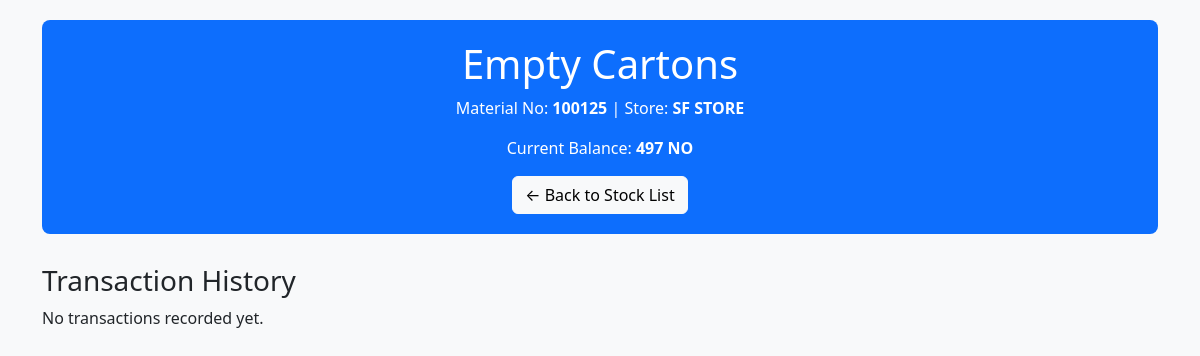
Before: /item/11/ (signed in) with the older database file.
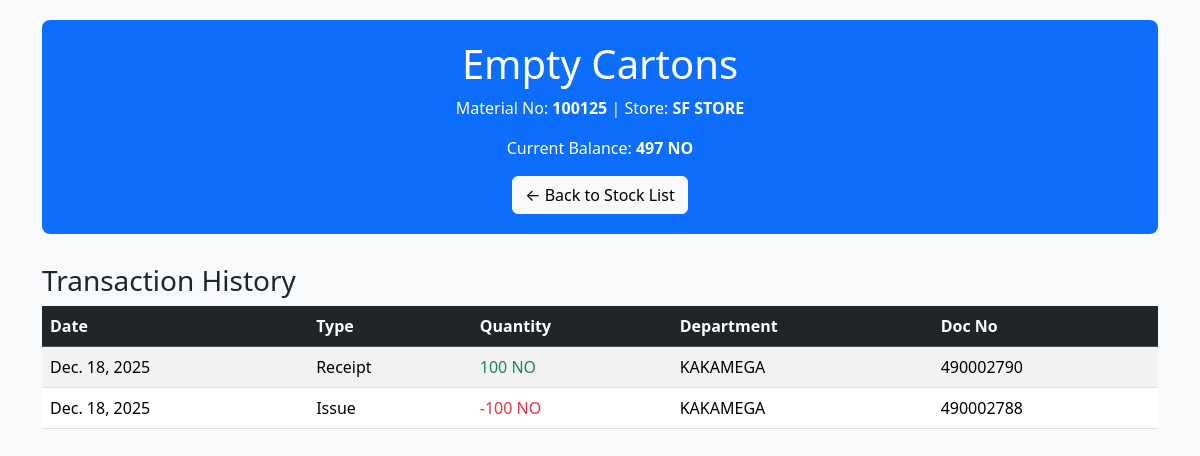
After: the same page with the newer database file.
### core/models.py (models this page shows, shortened)
class Item(models.Model):
    store = models.ForeignKey(Store, on_delete=models.CASCADE, related_name='items')
    material_no = models.CharField(max_length=20, unique=True)  # e.g., 100126
    description = models.CharField(max_length=200)  # e.g., Administration Folders
    unit = models.CharField(max_length=20)  # e.g., PCS, ROLL, NO
    opening_bin_balance = models.IntegerField(default=0)
    opening_physical = models.IntegerField(default=0)
    reorder_quantity = models.IntegerField(default=0)
    reorder_level = models.IntegerField(default=0)
    def current_balance(self):
        total_movement = self.transactions.aggregate(models.Sum('qty'))['qty__sum'] or 0
        return self.opening_bin_balance + total_movement

class Store(models.Model):
    name = models.CharField(max_length=100)  # e.g., SF STORE, COMPUTER STORE

class Transaction(models.Model):
    TYPE_CHOICES = [
        ('Receipt', 'Receipt'),
        ('Issue', 'Issue'),
    ]
    item = models.ForeignKey(Item, on_delete=models.CASCADE, related_name='transactions')
    date = models.DateField(default=timezone.now)
    doc_no = models.CharField(max_length=50, blank=True)
    type = models.CharField(max_length=20, choices=TYPE_CHOICES)
    qty = models.IntegerField()  # Positive for Receipt, Negative for Issue/Loaned
    department = models.CharField(max_length=100, blank=True)

### core/views.py (the view)
# urls.py: path('item/<int:item_id>/', item_detail, name='item_detail'),  # Detail view for each item
@login_required
def item_detail(request, item_id):
        item = get_object_or_404(Item, id=item_id)
        transactions = item.transactions.all().order_by('-date')  # Latest first
        context = {
            'item': item,
            'transactions': transactions,
            'today': timezone.now().strftime("%B %d, %Y"),
        }
        return render(request, 'core/item_detail.html', context)

### templates/core/item_detail.html (shortened to what this page needs)
<!DOCTYPE html>
<html lang="en">
<head>
    {% load django_bootstrap5 %}
    {% bootstrap_css %}
</head>
<body>
    <div class="container">
        <div class="header">
            <h1>{{ item.description }}</h1>
            <p>Material No: <strong>{{ item.material_no }}</strong> | Store: <strong>{{ item.store.name }}</strong></p>
            <p>Current Balance: <strong>{{ item.current_balance }} {{ item.unit }}</strong></p>
            <a href="{% url 'stock_list' %}" class="btn btn-light">← Back to Stock List</a>
        </div>
        <h3>Transaction History</h3>
        {% if transactions %}
        <div class="table-responsive">
            <table class="table table-striped">
                <thead class="table-dark">
                    <tr>
                        <th>Date</th>
                        <th>Type</th>
                        <th>Quantity</th>
                        <th>Department</th>
                        <th>Doc No</th>
                    </tr>
                </thead>
                <tbody>
                    {% for trans in transactions %}
                    <tr>
                        <td>{{ trans.date }}</td>
                        <td>{{ trans.type }}</td>
                        <td class="{% if trans.qty < 0 %}text-danger{% else %}text-success{% endif %}">
    {{ trans.qty }} {{ item.unit }}
</td>
                        <td>{{ trans.department|default:"—" }}</td>
                        <td>{{ trans.doc_no|default:"—" }}</td>
                    </tr>
                    {% endfor %}
                </tbody>
            </table>
        </div>
        {% else %}
        <p>No transactions recorded yet.</p>
        {% endif %}
    </div>
</body>
</html>

### templates/core/item_detail.html (style rules this page uses)
body { background-color: #f8f9fa; padding: 20px; }
.header { background-color: #0d6efd; color: white; padding: 20px; border-radius: 8px; text-align: center; margin-bottom: 30px; }

Changed rows visible on the page:
added Transaction: {{ item.unit }} "NO"
added Transaction: {{ item.unit }} "NO"
Other visible differences:
text no longer shown: "No transactions recorded yet."
text now shown: "Date Type Quantity Department Doc No"
